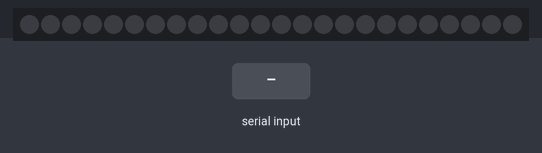
The sketch below on a simulated Arduino Uno, built with avr-gcc and run on an emulated ATmega328P. On the bench: 24 RGB LEDs in strip order, left to right. The inputs (shaded band) are chosen by the test bench. Dim RGB values are drawn brighter than linear.

Above: at 1.2 s.
1.3 s: "r" received over Serial
At 1.31 s:
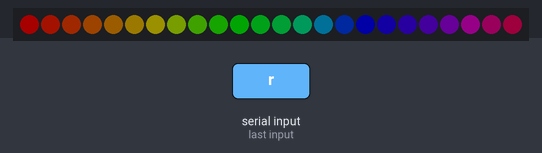
4.3 s: "m" received over Serial
At 5.16 s:
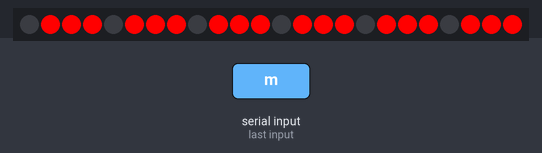
7.3 s: "u" received over Serial
At 9.8 s:
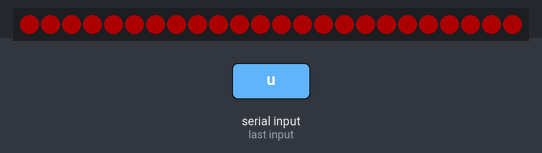

Measured:
- after the input at 1.3 s, the LEDs: change at once (image 1)
- after the input at 4.3 s, the LEDs: first differ from a run without the input after 0.85 s (image 2)
- after the input at 7.3 s, the LEDs: first differ from a run without the input after 1.3 s (image 3)

The sketch:

ring.ino
```cpp
// This file contains all the LED animations for the LED ring.  It also configures the
// teensy to accept commands over UART to start/stop the animations.

#include "FastLED.h"

#define NUM_LEDS 24
#define DATA_PIN 14

#define RESTART_ADDR       0xE000ED0C
#define READ_RESTART()     (*(volatile uint32_t *)RESTART_ADDR)
#define WRITE_RESTART(val) ((*(volatile uint32_t *)RESTART_ADDR) = (val))


// create leds array
CRGB leds[NUM_LEDS];

long s;
int counter;


void setup(){
	FastLED.addLeds<WS2811, DATA_PIN, GRB>(leds, NUM_LEDS);

	// Wire.begin(4);    // address is 4
	Serial.begin(9600);

};


void loop(){
//======== serial receive mode ============

	// Serial.println("Hey pi@");
	// delay(2000);

	if(Serial.available()){
		s = Serial.read();
	}

	if(s == 'r'){
		// Serial.println("Rainbowing...");
		s = 'x';
		rainbow(50);
		fill_black();
	}

	if(s == 'm'){
		// Serial.println("Alarming...");
		s = 'x';
		alarm(85);
		fill_black();
	}

	if(s == 'c'){
		// Serial.println("Stacking...");
		s = 'x';
		ringstack(50, CRGB::Red);
		fill_black();
	}

	if(s == 'u'){
		// Serial.println("Unstacking...");
		s = 'x';
		ringunstack(50, CRGB::Red);
		fill_black();
	}

        if(s == 'w'){
		// Serial.println("Unstacking white...");
		s = 'x';
		ringunstackwhite(50, CRGB::Red);
		fill_black();
	}

        if(s == 'W'){
                // Serial.println("White...");
                s = 'x';
                fill(CRGB::White, 200, 3000);
                fill_black();
        }


	// Send T for pattern interrupt

	// reset after a while to resync serial with pi, very hacky
	if(counter > 10000){
		// Serial.println("ping");
		WRITE_RESTART(0x5FA0004);
		counter = 0;
	}
	counter++;

	delay(5);


//======== Pattern Tests ==============

	// fill_black(1);

	// chase(50, CRGB::Red);
	// chase(50, CRGB::Green);
	// chase(50, CRGB::Blue);

	// fill(CRGB::Red, 100);
	// fill(CRGB::Green, 100);
	// fill(CRGB::Blue, 100);

	// fill(CRGB::White, 100);

	// countdown_to_alarm(333, CRGB::Red);

	// rainbow(50);
	// fill_black();
	// delay(1000);

	// police(25);

	// ringstack(50, CRGB::Red);
	// ringunstack(50, CRGB::Red);

	// alarm(85);

}


void fill_black(){
	fill_solid( &(leds[0]), NUM_LEDS, CRGB::Black);
	FastLED.show();
}

void chase(int wait, CRGB color){
	for(int i = 0; i<NUM_LEDS; i++){
		leds[i] = color;
		leds[i] %= 20;

		if(i != 0){
			leds[i-1] = CRGB::Black;
		}else{
			leds[23] = CRGB::Black;
		}

		FastLED.show();
		delay(wait);
	}
}

void fill(CRGB color, int brightness, int wait){
	for(int i=0; i<NUM_LEDS; i++){
		leds[i] = color;
		leds[i] %= brightness;
	}

	FastLED.show();
        delay(wait);
}

void countdown_to_alarm(int wait, CRGB color){
	for(int i=0; i<NUM_LEDS; i++){
		leds[i] = color;
		leds[i] %= 75;
	}
	FastLED.show();
	delay(wait);

	for(int i=0; i<NUM_LEDS; i++){
		leds[i] = CRGB::Black;
		FastLED.show();
		delay(wait);
	}
	delay(1000);
}

void countdown_to_arm(int wait, CRGB color){
	for(int i=0; i<NUM_LEDS; i++){
		leds[i] = color;
		leds[i] %= 20;
	}
	FastLED.show();
	delay(wait);

	for(int i=0; i<NUM_LEDS; i++){
		leds[i] = CRGB::Black;
		FastLED.show();
		delay(wait);
	}
	delay(1000);
}

void rainbow(int wait){
	for(int i=0; i<75; i++){
		for(int j=0; j<NUM_LEDS; j++){
			leds[j] = CHSV((j+i)*10, 255, 100);
		}
		FastLED.show();

		if(Serial.available()){
			s = Serial.read();
		}
		if(s == 'T'){
			goto escape;
		}
		delay(wait);
	}
	escape:
	;
}

void police(int wait){
	for(int t=0; t<10; t++){
		for(int offset=0; offset<NUM_LEDS; offset++){
			for(int h1=0; h1<(NUM_LEDS/2)+1; h1++){
				leds[(h1+offset)%NUM_LEDS] = CRGB::Red;
				leds[(h1+offset)%NUM_LEDS] %= 80;
			}
			for(int h2=(NUM_LEDS/2); h2<NUM_LEDS; h2++){
				leds[(h2+offset)%NUM_LEDS] = CRGB::Blue;
				leds[(h2+offset)%NUM_LEDS] %= 80;
			}
			FastLED.show();
			delay(wait);
		}
	}
}

void ringstack(int wait, CRGB color){
	fill_black();
	int length = NUM_LEDS;
	for(int i=0; i<NUM_LEDS; i++){
		for(int j=0; j<length; j++){
			leds[j] = color;
			leds[j] %= 50;
			if(j != 0 || j != (length - 1)){
				leds[j-1] = CRGB::Black;
			}
		FastLED.show();

		if(Serial.available()){
			s = Serial.read();
		}
		if(s == 'T'){
			goto escape;
		}
		delay(wait);
		}
	length--;
	}
	fill(color, 50, 0);
	// delay(5000);
	escape:
	;
}

void ringunstack(int wait, CRGB color){
	fill(color, 50, 0);
	int length = 0;
	for(int i=0; i<NUM_LEDS; i++){
		for(int j=NUM_LEDS-length; j<=NUM_LEDS; j++){
			leds[j] = color;
			leds[j] %= 50;
			if(j!=0){
				leds[j-1] = CRGB::Black;
			}
		FastLED.show();

		if(Serial.available()){
			s = Serial.read();
		}
		if(s == 'T'){
			goto escape;
		}
		delay(wait);
		}
	length++;
	}
	fill_black();
	// delay(5000);
	escape:
	;
}

void ringunstackwhite(int wait, CRGB color){
	fill(CRGB::White, 200, 3000);
	int length = 0;
	for(int i=0; i<NUM_LEDS; i++){
		for(int j=NUM_LEDS-length; j<=NUM_LEDS; j++){
			leds[j] = color;
			leds[j] %= 50;
			if(j!=0){
				leds[j-1] = CRGB::Black;
//                                leds[j-1] %= 200;
			}
		FastLED.show();

		if(Serial.available()){
			s = Serial.read();
		}
		if(s == 'T'){
			goto escape;
		}
		delay(wait);
		}
	length++;
	}
	fill_black();
	// delay(5000);
	escape:
	;
}

void alarm(int wait){
	for(int t=0; t<10; t++){
		for(int i=0; i<4; i++){
			for(int j=0; j<NUM_LEDS; j++){
				leds[j] = CRGB::Red;
				// leds[j] %= 50;
				if(j==(0+i)%24 ||
				   j==(4+i)%24 ||
				   j==(8+i)%24 ||
				   j==(12+i)%24 ||
				   j==(16+i)%24 ||
				   j==(20+i)%24 ){
					leds[j] = CRGB::Black;
					// leds[j] %= 50;
				}
			}
			FastLED.show();
			if(Serial.available()){
				s = Serial.read();
			}
			if(s == 'T'){
				goto escape;
			}
			delay(wait);
		}
	}
	escape:
	;
}
```
